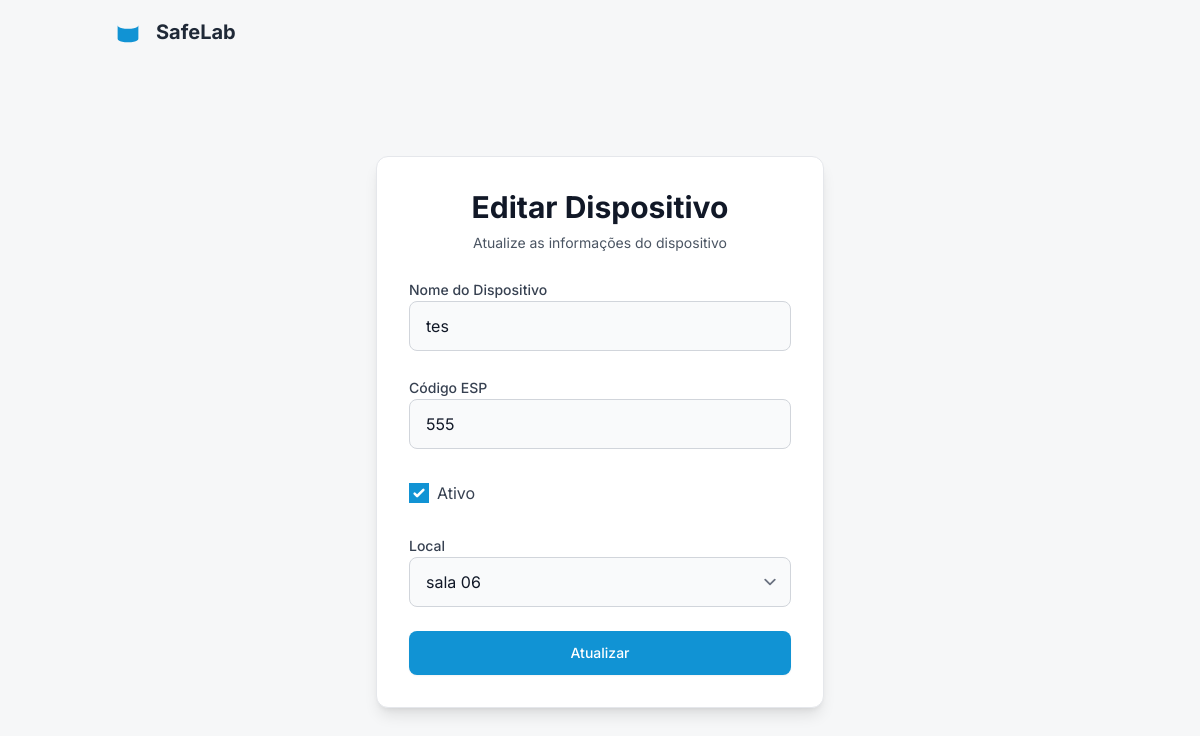
The page /tcc/adm/dispositivo/editar-dispositivo.php?id=3 (signed in) on the database its author committed.
### tables this page shows
CREATE TABLE `tbl_dispositivos` (
  `id` int NOT NULL AUTO_INCREMENT,
  `nome` varchar(100) NOT NULL,
  `codigo_esp` varchar(60) NOT NULL,
  `ativo` tinyint NOT NULL DEFAULT '1',
  `criado_em` timestamp NOT NULL DEFAULT CURRENT_TIMESTAMP,
  `tbl_locais_id` int NOT NULL,
  PRIMARY KEY (`id`),
  KEY `fk_tbl_dispositivos_tbl_locais1_idx` (`tbl_locais_id`),
  CONSTRAINT `fk_tbl_dispositivos_tbl_locais1` FOREIGN KEY (`tbl_locais_id`) REFERENCES `tbl_locais` (`id`)
);

CREATE TABLE `tbl_locais` (
  `id` int NOT NULL AUTO_INCREMENT,
  `locais` varchar(100) NOT NULL,
  `descricao` text NOT NULL,
  PRIMARY KEY (`id`)
);

### tcc/Models/Dispositivo/DispositivoDAO.php (called while the page is built, shortened)
<?php
require_once __DIR__ . '/../../config/database.php';
class DispositivoDAO {
    private $conn;
    public function __construct() {
        $db = new Database();
        $this->conn = $db->getConnection();
    }
    public function buscarPorId($id) {
        $query = "SELECT * FROM tbl_dispositivos WHERE id = :id";
        $stmt = $this->conn->prepare($query);
        $stmt->bindParam(':id', $id, PDO::PARAM_INT);
        $stmt->execute();
        return $stmt->fetch(PDO::FETCH_ASSOC);
    }
}
?>

### tcc/config/database.php (called while the page is built, shortened)
<?php
class Database {
    private $host = 'localhost';
    private $db_name = 'safelab_db';
    private $username = 'root';
    private $password = 'root';
    public function getConnection() {
        $this->conn = null;
        try {
            $this->conn = new PDO(
                "mysql:host={$this->host};dbname={$this->db_name}",
                $this->username,
                $this->password
            );
            $this->conn->setAttribute(PDO::ATTR_ERRMODE, PDO::ERRMODE_EXCEPTION);
        } catch (PDOException $e) {
            die("Erro na conexão: " . $e->getMessage());
        }
        return $this->conn;
    }
}

### tcc/Models/Local/LocalDAO.php (called while the page is built, shortened)
<?php
require_once(__DIR__ . '/../../config/database.php');
class LocalDAO {
    private $conn;
    public function __construct() {
        $db = new Database();
        $this->conn = $db->getConnection();
    }
    public function listarTodos() {
        $query = "SELECT * FROM tbl_locais ORDER BY id DESC";
        $stmt = $this->conn->prepare($query);
        $stmt->execute();
        return $stmt->fetchAll(PDO::FETCH_ASSOC);
    }
}

### tcc/adm/dispositivo/editar-dispositivo.php (the view, shortened to what this page needs)
<?php
require_once __DIR__ . '/../../Models/Dispositivo/DispositivoDAO.php';
require_once __DIR__ . '/../../Models/Local/LocalDAO.php';
$dispositivoDAO = new DispositivoDAO();
$localDAO = new LocalDAO();
$locais = $localDAO->listarTodos();
$id = (int)$_GET['id'];
$dispositivo = $dispositivoDAO->buscarPorId($id);
?>
<!DOCTYPE html>
<html lang="pt-br">
<head>
  <script src="https://cdn.tailwindcss.com?plugins=forms"></script>
</head>
<body class="bg-background-light dark:bg-background-dark font-display">
  <div class="flex flex-col min-h-screen">
    <header class="w-full">
      <div class="container mx-auto px-6 py-4">
        <div class="flex items-center gap-3 text-gray-800 dark:text-white">
          <h1 class="text-xl font-bold">SafeLab</h1>
        </div>
      </div>
    </header>
    <main class="flex-grow flex items-center justify-center px-4 sm:px-6 lg:px-8">
      <div class="max-w-md w-full bg-white dark:bg-background-dark rounded-xl shadow-lg p-8 space-y-6 border border-gray-200 dark:border-gray-700">
        <div class="text-center">
          <h2 class="text-3xl font-bold text-gray-900 dark:text-white">Editar Dispositivo</h2>
          <p class="mt-2 text-sm text-gray-600 dark:text-gray-400">Atualize as informações do dispositivo</p>
        </div>
        <form method="post" action="../../process/dispositivo/process_editar_dispositivo.php" class="space-y-6">
          <div>
            <label for="nome" class="text-sm font-medium text-gray-700 dark:text-gray-300">Nome do Dispositivo</label>
            <input type="text" name="nome" required value="<?= htmlspecialchars($dispositivo['nome']) ?>"
              class="w-full px-4 py-3 bg-gray-50 dark:bg-gray-800 border border-gray-300 dark:border-gray-600 rounded-lg text-gray-900 dark:text-white placeholder-gray-500 dark:placeholder-gray-400 focus:ring-primary focus:border-primary focus:outline-none">
          </div>
          <div>
            <label for="codigo_esp" class="text-sm font-medium text-gray-700 dark:text-gray-300">Código ESP</label>
            <input type="text" name="codigo_esp" required value="<?= htmlspecialchars($dispositivo['codigo_esp']) ?>"
              class="w-full px-4 py-3 bg-gray-50 dark:bg-gray-800 border border-gray-300 dark:border-gray-600 rounded-lg text-gray-900 dark:text-white placeholder-gray-500 dark:placeholder-gray-400 focus:ring-primary focus:border-primary focus:outline-none">
          </div>
          <div>
            <label for="ativo" class="inline-flex items-center mt-2">
              <input type="checkbox" name="ativo" <?= $dispositivo['ativo'] ? 'checked' : '' ?>
                class="form-checkbox h-5 w-5 text-primary">
              <span class="ml-2 text-gray-700 dark:text-gray-300">Ativo</span>
            </label>
          </div>
          <div>
            <label for="tbl_locais_id" class="text-sm font-medium text-gray-700 dark:text-gray-300">Local</label>
            <select name="tbl_locais_id" required
              class="w-full px-4 py-3 bg-gray-50 dark:bg-gray-800 border border-gray-300 dark:border-gray-600 rounded-lg text-gray-900 dark:text-white focus:ring-primary focus:border-primary focus:outline-none">
              <?php foreach ($locais as $local): ?>
                <option value="<?= $local['id'] ?>" <?= $dispositivo['tbl_locais_id'] == $local['id'] ? 'selected' : '' ?>>
                  <?= htmlspecialchars($local['locais']) ?>
                </option>
              <?php endforeach; ?>
            </select>
          </div>
          <div>
            <button type="submit"
              class="w-full flex justify-center py-3 px-4 rounded-lg shadow-sm text-sm font-medium text-white bg-primary hover:bg-primary/90 focus:outline-none focus:ring-2 focus:ring-offset-2 focus:ring-primary">
              Atualizar
            </button>
          </div>
        </form>
      </div>
    </main>
  </div>
</body>
</html>

### tcc/adm/dispositivo/editar-dispositivo.php (style rules this page uses)
body { font-family: 'Inter', sans-serif; }

### rows shown on the page
tbl_dispositivos: nome "tes", codigo_esp "555", ativo "☑", tbl_locais_id "sala 06"
